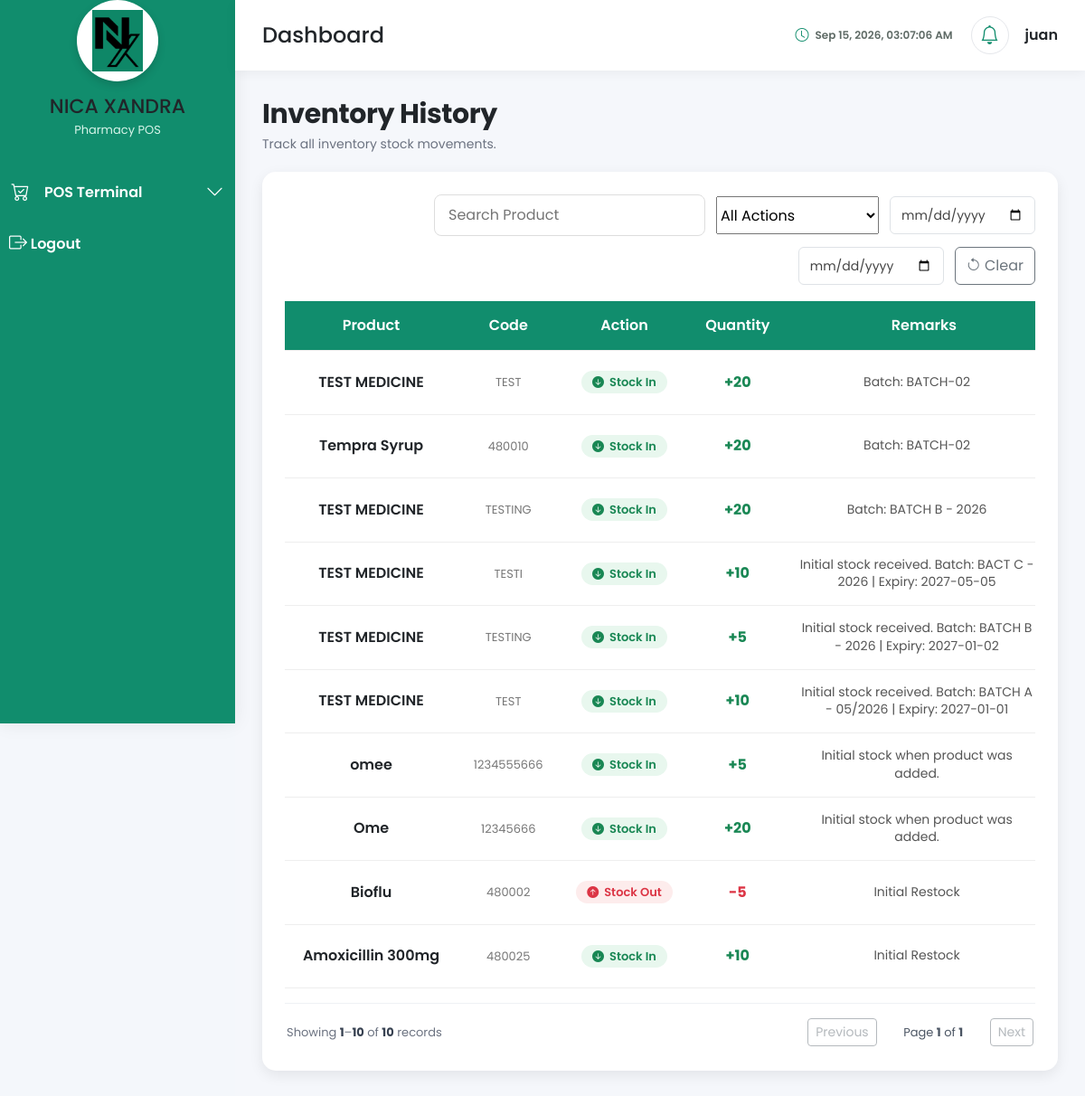
The page /app/dashboard/inventory_management/history/index.php (signed in) on the database its author committed.
### tables this page shows
CREATE TABLE `inventory_history` (
  `history_id` int(11) NOT NULL,
  `product_id` int(11) NOT NULL,
  `action_type` enum('IN','OUT') NOT NULL,
  `quantity` int(11) NOT NULL,
  `occurred_at` datetime DEFAULT NULL,
  `remarks` text DEFAULT NULL,
  `created_at` timestamp NOT NULL DEFAULT current_timestamp()
);

CREATE TABLE `products` (
  `product_id` int(11) NOT NULL,
  `barcode` varchar(100) NOT NULL,
  `product_name` varchar(150) NOT NULL,
  `generic_name` varchar(150) DEFAULT NULL,
  `brand_name` varchar(150) DEFAULT NULL,
  `category_id` int(11) DEFAULT NULL,
  `type_id` int(11) DEFAULT NULL,
  `supplier_id` int(11) DEFAULT NULL,
  `dosage` varchar(100) DEFAULT NULL,
  `strength` varchar(100) DEFAULT NULL,
  `unit` varchar(50) DEFAULT NULL,
  `unit_cost` decimal(10,2) DEFAULT NULL,
  `selling_price` decimal(10,2) NOT NULL,
  `quantity` int(11) NOT NULL DEFAULT 0,
  `reorder_level` int(11) DEFAULT 10,
  `manufacturing_date` date DEFAULT NULL,
  `expiration_date` date DEFAULT NULL,
  `batch_number` varchar(100) DEFAULT NULL,
  `description` text DEFAULT NULL,
  `is_test_data` tinyint(1) NOT NULL DEFAULT 0,
  `product_image` varchar(255) DEFAULT 'default-medicine.png',
  `product_status` enum('Available','Low Stock','Out of Stock','Expired') DEFAULT 'Available',
  `created_at` timestamp NOT NULL DEFAULT current_timestamp(),
  `updated_at` timestamp NOT NULL DEFAULT current_timestamp() ON UPDATE current_timestamp()
);

### app/Models/InventoryHistory.php (called while the page is built, shortened)
<?php
require_once __DIR__ . '/../../config/database.php';
class InventoryHistory
{
    private PDO $conn;
    public function __construct()
    {
        $database = new Database();
        $this->conn = $database->connect();
    }
    public function getHistory(
        int $page = 1,
        int $limit = 20,
        string $search = '',
        string $action = '',
        string $fromDate = '',
        string $toDate = ''
    ): array
    {
        $page = max(1, $page);
        $limit = min(max(1, $limit), 100);
        $search = trim($search);
        $action = strtoupper(trim($action));
        $fromDate = trim($fromDate);
        $toDate = trim($toDate);
        $where = [];
        $params = [];
        $whereSql = $where ? 'WHERE ' . implode(' AND ', $where) : '';
        $countSql = "
            SELECT COUNT(*)
            FROM inventory_history ih
            INNER JOIN products p ON ih.product_id = p.product_id
            {$whereSql}
        ";
        $countStmt = $this->conn->prepare($countSql);
        $countStmt->execute();
        $total = (int) $countStmt->fetchColumn();
        $totalPages = $total > 0 ? (int) ceil($total / $limit) : 0;
        $offset = ($page - 1) * $limit;
        $sql = "
            SELECT
                ih.history_id,
                ih.product_id,
                p.product_name,
                p.barcode,
                ih.action_type,
                ih.quantity,
                ih.remarks,
                ih.created_at
            FROM inventory_history ih
            INNER JOIN products p ON ih.product_id = p.product_id
            {$whereSql}
            ORDER BY ih.created_at DESC, ih.history_id DESC
            LIMIT :limit OFFSET :offset
        ";
        $stmt = $this->conn->prepare($sql);
        $stmt->bindValue(':limit', $limit, PDO::PARAM_INT);
        $stmt->bindValue(':offset', $offset, PDO::PARAM_INT);
        $stmt->execute();
        return [
            'history' => $stmt->fetchAll(PDO::FETCH_ASSOC),
            'pagination' => [
                'page' => $page,
                'limit' => $limit,
                'total' => $total,
                'total_pages' => $totalPages,
                'has_previous' => $page > 1,
                'has_next' => $page < $totalPages,
            ],
        ];
    }
}

### config/database.php (called while the page is built, shortened)
<?php
class Database
{
    private string $host = "localhost";
    private string $db_name = "pharmacy_pos";
    private string $username = "root";
    private string $password = "";
    private ?PDO $connection = null;
    public function connect(): PDO
    {
        if ($this->connection === null) {
            $dsn = "mysql:host={$this->host};dbname={$this->db_name};charset=utf8mb4";
            try {
                $this->connection = new PDO(
                    $dsn,
                    $this->username,
                    $this->password,
                    [
                        PDO::ATTR_ERRMODE => PDO::ERRMODE_EXCEPTION,
                        PDO::ATTR_DEFAULT_FETCH_MODE => PDO::FETCH_ASSOC,
                        PDO::ATTR_EMULATE_PREPARES => false
                    ]
                );
            } catch (PDOException $e) {
                die(
                    "<h2>Database Connection Failed</h2>" .
                    "<p>" . htmlspecialchars($e->getMessage()) . "</p>"
                );
            }
        }
        return $this->connection;
    }
}

### app/Controllers/InventoryHistoryController.php (called while the page is built)
<?php
require_once __DIR__ . '/../Models/InventoryHistory.php';
class InventoryHistoryController
{
    private $historyModel;
    public function __construct()
    {
        $this->historyModel = new InventoryHistory();
    }
    public function getHistory(
        int $page = 1,
        int $limit = 20,
        string $search = '',
        string $action = '',
        string $fromDate = '',
        string $toDate = ''
    ): array
    {
        return $this->historyModel->getHistory(
            $page, $limit, $search, $action, $fromDate, $toDate
        );
    }
}

### app/dashboard/inventory_management/history/index.php (the view, shortened to what this page needs)
<?php
require_once '../../../Controllers/InventoryHistoryController.php';
$controller = new InventoryHistoryController();
$currentPage = max(1, (int) ($_GET['page'] ?? 1));
$limit = min(max(1, (int) ($_GET['limit'] ?? 20)), 100);
$search = trim((string) ($_GET['search'] ?? ''));
$selectedAction = strtoupper(trim((string) ($_GET['action'] ?? '')));
$fromDate = trim((string) ($_GET['from'] ?? ''));
$toDate = trim((string) ($_GET['to'] ?? ''));
$historyResult = $controller->getHistory(
    $currentPage,
    $limit,
    $search,
    $selectedAction,
    $fromDate,
    $toDate
);
$history = $historyResult['history'] ?? [];
$pagination = $historyResult['pagination'] ?? [];
$currentPage = (int) ($pagination['page'] ?? $currentPage);
require_once '../../../../includes/header.php';
?>
<link rel="stylesheet"
      href="/pharmacy_pos/assets/css/dashboard.css">
<link rel="stylesheet"
      href="/pharmacy_pos/assets/css/sidebar.css">
<link rel="stylesheet"
      href="/pharmacy_pos/assets/css/navbar.css">
<link rel="stylesheet"
      href="/pharmacy_pos/assets/css/inventory.css">
<link rel="stylesheet"
      href="/pharmacy_pos/assets/css/sales.css">
<link rel="stylesheet"
      href="/pharmacy_pos/assets/css/inventory_history.css">
<div class="dashboard-wrapper">
    <?php include '../../../../includes/sidebar.php'; ?>
    <div class="main-content">
        <?php include '../../../../includes/navbar.php'; ?>
        <div class="dashboard-content">
            <div class="page-header">
                <h2>
                    Inventory History
                </h2>
                <p>
                    Track all inventory stock movements.
                </p>
            </div>
            <div class="sales-card inventory-history-card">
<div class="sales-toolbar history-toolbar">
    <input
        type="text"
        id="history-search"
        class="search-box"
        placeholder="Search Product"
        value="<?= htmlspecialchars($search) ?>">
    <select
        id="history-action-filter"
        class="history-filter">
        <option value="">
            All Actions
        </option>
    </select>
    <input
        type="date"
        id="history-date-from"
        class="history-date-filter"
        title="From Date"
        value="<?= htmlspecialchars($fromDate) ?>">
    <input
        type="date"
        id="history-date-to"
        class="history-date-filter"
        title="To Date"
        value="<?= htmlspecialchars($toDate) ?>">
    <button
        type="button"
        id="clear-history-filters"
        class="btn btn-outline-secondary">
        <i class="bi bi-arrow-counterclockwise"></i>
        Clear
    </button>
</div>
                <div class="table-responsive">
                    <table class="sales-table inventory-history-table">
                        <thead>
                            <tr>
                                <th>
                                    Product
                                </th>
                                <th>
                                    Code
                                </th>
                                <th>
                                    Action
                                </th>
                                <th>
                                    Quantity
                                </th>
                                <th>
                                    Remarks
                                </th>
                            </tr>
                        </thead>
                        <tbody>
                        <?php if(empty($history)): ?>
                            <tr>
<td
    colspan="6"
    class="history-empty">
    <div class="history-empty-icon">
        <i class="bi bi-clock-history"></i>
    </div>
    <p class="history-empty-title">
        No inventory history found
    </p>
    <p class="history-empty-text">
        Stock movements will appear here
        once inventory activity is recorded.
    </p>
</td>
                            </tr>
                        <?php else: ?>
                            <?php foreach($history as $item): ?>
<tr
    class="history-row"
    data-product="<?= htmlspecialchars(
        strtolower(
            $item['product_name']
        )
    ); ?>"
    data-action="<?= htmlspecialchars(
        $item['action_type']
    ); ?>"
    data-date="<?= htmlspecialchars(
        date(
            'Y-m-d',
            strtotime($item['created_at'])
        )
    ); ?>">
                                    <td>
                                    <div class="history-product-name">
                                        <?= htmlspecialchars(
                                            $item['product_name']
                                        ); ?>
                                    </div>
                                    </td>
                                    <td>
                                    <div class="history-barcode">
                                        <?= htmlspecialchars(
                                            $item['barcode']
                                        ); ?>
                                    </div>
                                    </td>
                                    <td>
                                       <?php if(
    $item['action_type'] === 'IN'
): ?>
    <span class="history-badge history-in">
        <i class="bi bi-arrow-down-circle-fill"></i>
        Stock In
    </span>
<?php else: ?>
    <span class="history-badge history-out">
        <i class="bi bi-arrow-up-circle-fill"></i>
        Stock Out
    </span>
<?php endif; ?>
                                    </td>
<td>
    <?php if(
        $item['action_type'] === 'IN'
    ): ?>
        <span class="history-quantity history-quantity-in">
            +<?= (int)$item['quantity']; ?>
        </span>
    <?php else: ?>
        <span class="history-quantity history-quantity-out">
            -<?= (int)$item['quantity']; ?>
        </span>
    <?php endif; ?>
</td>
                                    <td>
                                    <div class="history-remarks">
                                        <?= htmlspecialchars(
                                            $item['remarks'] ?? ''
                                        ); ?>
                                    </div>
                                    </td>
                                </tr>
                            <?php endforeach; ?>
                        <?php endif; ?>
                        </tbody>
                    </table>
                </div>
                <div class="inventory-pagination history-pagination" id="history-pagination">
                    <div class="pagination-info">
                        <?php if (($pagination['total'] ?? 0) > 0): ?>
                            Showing <strong><?= (($currentPage - 1) * $limit) + 1 ?></strong>–<strong><?= min($currentPage * $limit, (int) $pagination['total']) ?></strong>
                            of <strong><?= (int) $pagination['total'] ?></strong> records
                        <?php else: ?>
                            No records found.
                        <?php endif; ?>
                    </div>
                    <div class="pagination-controls">
                        <?php $query = $_GET; $query['limit'] = $limit; ?>
                        <a class="btn btn-outline-secondary btn-sm <?= empty($pagination['has_previous']) ? 'disabled' : '' ?>"
                           href="?<?= http_build_query(array_merge($query, ['page' => max(1, $currentPage - 1)])) ?>"
                           <?= empty($pagination['has_previous']) ? 'aria-disabled="true" tabindex="-1"' : '' ?>>Previous</a>
                        <span class="pagination-page">
                            Page <strong><?= $currentPage ?></strong> of <strong><?= max(1, (int) ($pagination['total_pages'] ?? 0)) ?></strong>
                        </span>
                        <a class="btn btn-outline-secondary btn-sm <?= empty($pagination['has_next']) ? 'disabled' : '' ?>"
                           href="?<?= http_build_query(array_merge($query, ['page' => $currentPage + 1])) ?>"
                           <?= empty($pagination['has_next']) ? 'aria-disabled="true" tabindex="-1"' : '' ?>>Next</a>
                    </div>
                </div>
            </div>
        </div>
    </div>
</div>
<?php
require_once '../../../../includes/footer.php';
?>

### rows shown on the page
inventory_history: product.product_name "TEST MEDICINE", product.barcode "TEST", action_type "IN" (drawn), quantity "20", remarks "Batch: BATCH-02"
inventory_history: product.product_name "Tempra Syrup", product.barcode "480010", action_type "IN" (drawn), quantity "20", remarks "Batch: BATCH-02"
inventory_history: product.product_name "TEST MEDICINE", product.barcode "TESTING", action_type "IN" (drawn), quantity "20", remarks "Batch: BATCH B - 2026"
inventory_history: product.product_name "TEST MEDICINE", product.barcode "TESTI", action_type "IN" (drawn), quantity "10", remarks "Initial stock received. Batch: BACT C - 2026 | Expiry: 2027-05-05"
inventory_history: product.product_name "TEST MEDICINE", product.barcode "TESTING", action_type "IN" (drawn), quantity "5", remarks "Initial stock received. Batch: BATCH B - 2026 | Expiry: 2027-01-02"
inventory_history: product.product_name "TEST MEDICINE", product.barcode "TEST", action_type "IN" (drawn), quantity "10", remarks "Initial stock received. Batch: BATCH A - 05/2026 | Expiry: 2027-01-01"
inventory_history: product.product_name "omee", product.barcode "1234555666", action_type "IN" (drawn), quantity "5", remarks "Initial stock when product was added."
inventory_history: product.product_name "Ome", product.barcode "12345666", action_type "IN" (drawn), quantity "20", remarks "Initial stock when product was added."
inventory_history: product.product_name "Bioflu", product.barcode "480002", action_type "OUT" (drawn), quantity "5", remarks "Initial Restock"
inventory_history: product.product_name "Amoxicillin 300mg", product.barcode "480025", action_type "IN" (drawn), quantity "10", remarks "Initial Restock"

### other values the page prints
$_SESSION['username'] "juan"
min($currentPage * $limit, (int) $pagination['total']) "10"
$pagination['total'] "10"
$currentPage "1"
max(1, (int) ($pagination['total_pages'] ?? 0)) "1"
